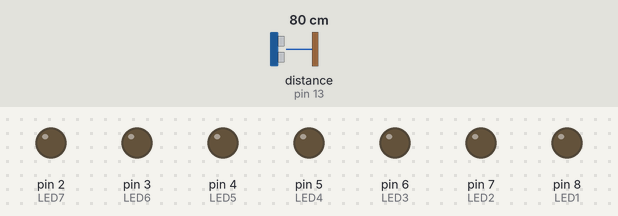
Simulated run of this sketch. Board: Arduino Uno, built with avr-gcc and run on an emulated ATmega328P. On the bench: output pins drawn as LEDs (lit = HIGH). Wiring (inferred from the names in the program): ultrasonic range finder: trigger pin 12; echo pin 13. Inputs (shaded band) come from the test bench; at power-on: distance to the obstacle (sensor on pin 13) 80 cm. The echo pulse lasts 58.3 µs per cm; pins used as bus, display or sensor lines are not drawn; what the sketch prints to the serial monitor is not drawn.

Above: at 1.2 s.
1.3 s: distance to the obstacle (sensor on pin 13) set to 52 cm
2.8 s: distance to the obstacle (sensor on pin 13) set to 46 cm
At 3.1 s:
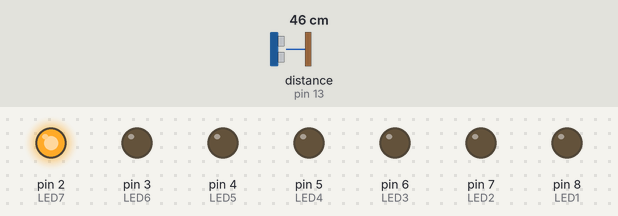
4.3 s: distance to the obstacle (sensor on pin 13) set to 39 cm
At 5.5 s:
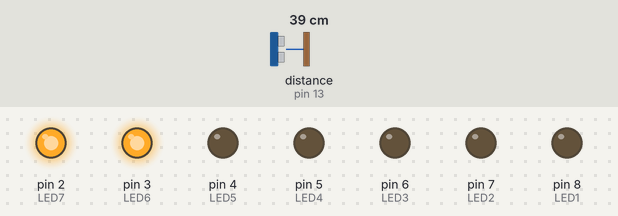
5.8 s: distance to the obstacle (sensor on pin 13) set to 31 cm
At 6.7 s:
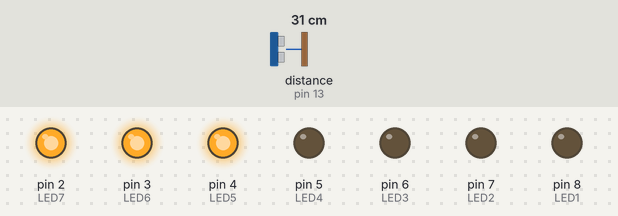
7.3 s: distance to the obstacle (sensor on pin 13) set to 2 cm
At 7.9 s:
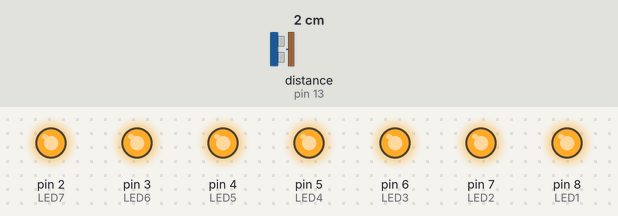
8.8 s: distance to the obstacle (sensor on pin 13) set to 35 cm
At 10.1 s:
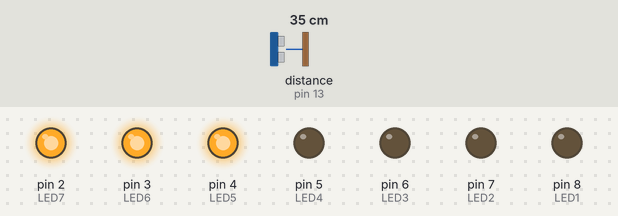
Timing chart, 0 to 11.3 s (numbered marks = the images above; inputs shaded):
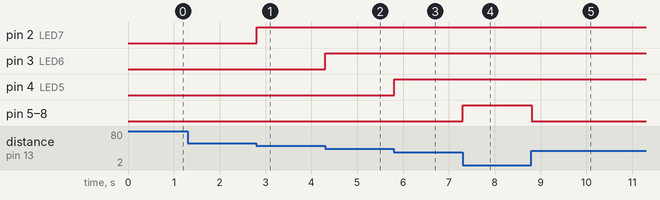

The sketch:

ultrasonic-arduino.ino
```cpp
const int echoPin = 13;
const int trigPin = 12;

const int LED1 = 8;
const int LED2 = 7;
const int LED3 = 6;
const int LED4 = 5;
const int LED5 = 4;
const int LED6 = 3;
const int LED7 = 2;

int duration = 0;
int distance = 0;


void setup() {
  // put your setup code here, to run once:
  pinMode(trigPin, OUTPUT);
  pinMode(echoPin, INPUT);
  Serial.begin(9600);
}

void loop() {
  // put your main code here, to run repeatedly:
  digitalWrite(trigPin, HIGH);
  delayMicroseconds(1000);
  digitalWrite(trigPin, LOW);

  pinMode(LED1 , OUTPUT);
  pinMode(LED2 , OUTPUT);
  pinMode(LED3 , OUTPUT);
  pinMode(LED4 , OUTPUT);
  pinMode(LED5 , OUTPUT);
  pinMode(LED6 , OUTPUT);
  pinMode(LED7 , OUTPUT);

  duration = pulseIn(echoPin, HIGH);
  distance  = (duration / 2) / 28.5;
  Serial.println(distance);


   if ( distance <= 7 )
  {
    digitalWrite(LED1, HIGH);
  }
  else
  {
    digitalWrite(LED1, LOW);
  }
  if ( distance <= 14 )
  {
    digitalWrite(LED2, HIGH);
  }
  else
  {
    digitalWrite(LED2, LOW);
  }
  if ( distance <= 21 )
  {
    digitalWrite(LED3, HIGH);
  }
  else
  {
    digitalWrite(LED3, LOW);
  }
  if ( distance <= 28 )
  {
    digitalWrite(LED4, HIGH);
  }
  else
  {
    digitalWrite(LED4, LOW);
  }
  if ( distance <= 35 )
  {
    digitalWrite(LED5, HIGH);
  }
  else
  {
    digitalWrite(LED5, LOW);
  }
  if ( distance <= 42 )
  {
    digitalWrite(LED6, HIGH);
  }
  else
  {
    digitalWrite(LED6, LOW);
  }
  if ( distance <= 49 )
  {
    digitalWrite(LED7, HIGH);
  }
  else
  {
    digitalWrite(LED7, LOW);
  }
}
```

Measured:
- the behaviour switches between 50 and 49 cm on distance to the obstacle (sensor on pin 13) (found by bisection; images 0 and 1)
- the behaviour switches between 43 and 42 cm on distance to the obstacle (sensor on pin 13) (found by bisection; images 1 and 2)
- the behaviour switches between 36 and 35 cm on distance to the obstacle (sensor on pin 13) (found by bisection; images 2 and 3)
- after the input at 2.8 s, pin 2 (LED7): LOW → HIGH at once
- after the input at 4.3 s, pin 3 (LED6): LOW → HIGH at once
- after the input at 5.8 s, pin 4 (LED5): LOW → HIGH at once
- after the input at 7.3 s, pin 5 (LED4), pin 6 (LED3), pin 7 (LED2), pin 8 (LED1): LOW → HIGH at once
- after the input at 8.8 s, pin 5 (LED4), pin 6 (LED3), pin 7 (LED2), pin 8 (LED1): HIGH → LOW at once
